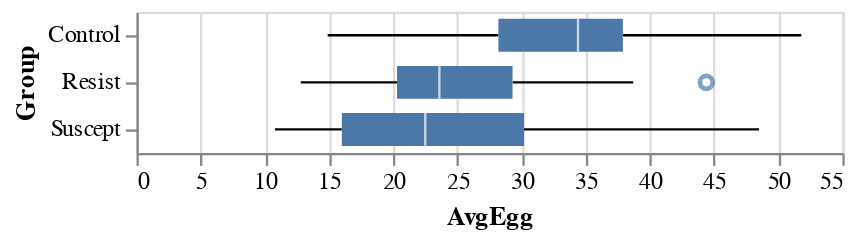

The code cell stored with this chart in its notebook:
### Markdown cell above
#### (a)

### Code cell
(
    alt.Chart(DATA['12.3'])
    .mark_boxplot()
    .encode(y='Group', x='AvgEgg')
)

### Figure 1 — Vega-Lite specification as saved in the notebook (floating-point values rounded to 4 significant figures)
{"config": {"view": {"continuousWidth": 300, "continuousHeight": 300}}, "data": {"name": "data-43f65669a64c2460a2a05e6e52bf316c"}, "mark": {"type": "boxplot"}, "encoding": {"x": {"field": "AvgEgg", "type": "quantitative"}, "y": {"field": "Group", "type": "nominal"}}, "$schema": "https://vega.github.io/schema/vega-lite/v5.16.3.json", "datasets": {"data-43f65669a64c2460a2a05e6e52bf316c": [{"AvgEgg": 35.4, "Group": "Control"}, {"AvgEgg": 27.4, "Group": "Control"}, {"AvgEgg": 19.3, "Group": "Control"}, {"AvgEgg": 41.8, "Group": "Control"}, {"AvgEgg": 20.3, "Group": "Control"}, {"AvgEgg": 37.6, "Group": "Control"}, {"AvgEgg": 36.9, "Group": "Control"}, {"AvgEgg": 37.3, "Group": "Control"}, {"AvgEgg": 28.2, "Group": "Control"}, {"AvgEgg": 23.4, "Group": "Control"}, {"AvgEgg": 33.7, "Group": "Control"}, {"AvgEgg": 29.2, "Group": "Control"}, {"AvgEgg": 41.7, "Group": "Control"}, {"AvgEgg": 22.6, "Group": "Control"}, {"AvgEgg": 40.4, "Group": "Control"}, {"AvgEgg": 34.4, "Group": "Control"}, {"AvgEgg": 30.4, "Group": "Control"}, {"AvgEgg": 14.9, "Group": "Control"}, {"AvgEgg": 51.8, "Group": "Control"}, {"AvgEgg": 33.8, "Group": "Control"}, {"AvgEgg": 37.9, "Group": "Control"}, {"AvgEgg": 29.5, "Group": "Control"}, {"AvgEgg": 42.4, "Group": "Control"}, {"AvgEgg": 36.6, "Group": "Control"}, {"AvgEgg": 47.4, "Group": "Control"}, {"AvgEgg": 12.8, "Group": "Resist"}, {"AvgEgg": 21.6, "Group": "Resist"}, {"AvgEgg": 14.8, "Group": "Resist"}, {"AvgEgg": 23.1, "Group": "Resist"}, {"AvgEgg": 34.6, "Group": "Resist"}, {"AvgEgg": 19.7, "Group": "Resist"}, {"AvgEgg": 22.6, "Group": "Resist"}, {"AvgEgg": 29.6, "Group": "Resist"}, {"AvgEgg": 16.4, "Group": "Resist"}, {"AvgEgg": 20.3, "Group": "Resist"}, {"AvgEgg": 29.3, "Group": "Resist"}, {"AvgEgg": 14.9, "Group": "Resist"}, {"AvgEgg": 27.3, "Group": "Resist"}, {"AvgEgg": 22.4, "Group": "Resist"}, {"AvgEgg": 27.5, "Group": "Resist"}, {"AvgEgg": 20.3, "Group": "Resist"}, {"AvgEgg": 38.7, "Group": "Resist"}, {"AvgEgg": 26.4, "Group": "Resist"}, {"AvgEgg": 23.7, "Group": "Resist"}, {"AvgEgg": 26.1, "Group": "Resist"}, {"AvgEgg": 29.5, "Group": "Resist"}, {"AvgEgg": 38.6, "Group": "Resist"}, {"AvgEgg": 44.4, "Group": "Resist"}, {"AvgEgg": 23.2, "Group": "Resist"}, {"AvgEgg": 23.6, "Group": "Resist"}, {"AvgEgg": 38.4, "Group": "Suscept"}, {"AvgEgg": 32.9, "Group": "Suscept"}, {"AvgEgg": 48.5, "Group": "Suscept"}, {"AvgEgg": 20.9, "Group": "Suscept"}, {"AvgEgg": 11.6, "Group": "Suscept"}, {"AvgEgg": 22.3, "Group": "Suscept"}, {"AvgEgg": 30.2, "Group": "Suscept"}, {"AvgEgg": 33.4, "Group": "Suscept"}, {"AvgEgg": 26.7, "Group": "Suscept"}, {"AvgEgg": 39.0, "Group": "Suscept"}, {"AvgEgg": 12.8, "Group": "Suscept"}, {"AvgEgg": 14.6, "Group": "Suscept"}, {"AvgEgg": 12.2, "Group": "Suscept"}, {"AvgEgg": 23.1, "Group": "Suscept"}, {"AvgEgg": 29.4, "Group": "Suscept"}, {"AvgEgg": 16.0, "Group": "Suscept"}, {"AvgEgg": 20.1, "Group": "Suscept"}, {"AvgEgg": 23.3, "Group": "Suscept"}, {"AvgEgg": 22.9, "Group": "Suscept"}, {"AvgEgg": 22.5, "Group": "Suscept"}, {"AvgEgg": 15.1, "Group": "Suscept"}, {"AvgEgg": 31.0, "Group": "Suscept"}, {"AvgEgg": 16.9, "Group": "Suscept"}, {"AvgEgg": 16.1, "Group": "Suscept"}, {"AvgEgg": 10.8, "Group": "Suscept"}]}}
